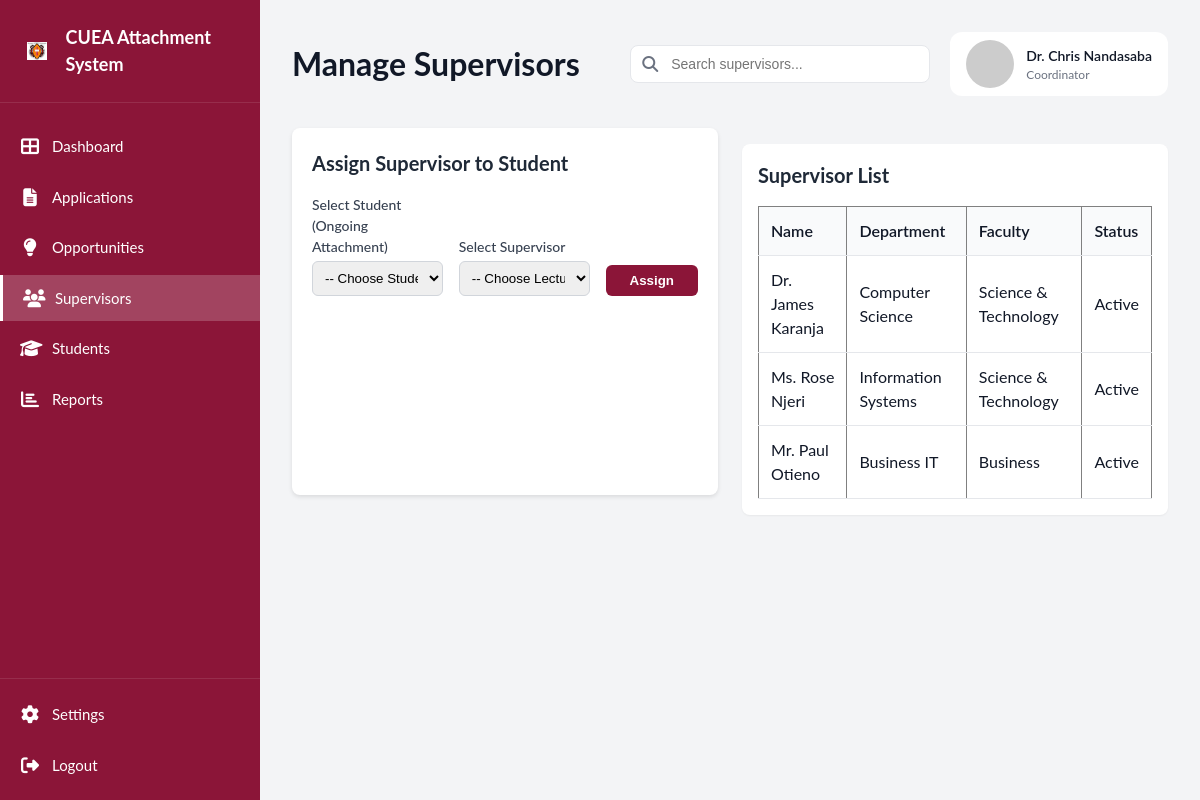
Screenshot of /Supervisor/admin-supervisors.php (signed in) with the database file from the repository.
### tables this page shows
CREATE TABLE `lecturer` (
  `LecturerID` int(11) NOT NULL,
  `UserID` int(11) DEFAULT NULL,
  `StaffNumber` varchar(30) DEFAULT NULL,
  `Name` varchar(100) DEFAULT NULL,
  `Department` varchar(100) DEFAULT NULL,
  `Faculty` varchar(100) DEFAULT NULL,
  `Role` varchar(100) DEFAULT NULL
);

CREATE TABLE `users` (
  `UserID` int(11) NOT NULL,
  `Username` varchar(50) NOT NULL,
  `Password` varchar(255) NOT NULL,
  `Role` varchar(30) NOT NULL,
  `Status` varchar(20) DEFAULT 'Active'
);

### Supervisor/admin-supervisors.php (the view, shortened to what this page needs)
<?php
$conn = getDBConnection();
$sql = "SELECT l.Name, l.Department, l.Faculty, u.Status
        FROM lecturer l
        JOIN users u ON l.UserID = u.UserID
        WHERE l.Role = 'Supervisor'";
$result = $conn->query($sql);
?>
<!DOCTYPE html>
<html lang="en">
<head>
    <link rel="stylesheet" href="../assets/css/theme.css">
    <link rel="stylesheet" href="../assets/css/global.css">
    <link rel="stylesheet" href="../Dashboards/Admin/admin-dashboard.css">
    <link rel="stylesheet" href="https://cdnjs.cloudflare.com/ajax/libs/font-awesome/6.4.0/css/all.min.css">
</head>
<body>
    <div class="sidebar">
        <div class="sidebar-header">
            <div class="logo">
                <img src="../assets/cuea-logo.png" height="20px" width="20px" alt="cuea logo">
            </div>
            <h1>CUEA Attachment System</h1>
        </div>
        <nav class="sidebar-nav">
            <a href="../Dashboards/Admin/admin-dashboard.php" class="nav-item">
                <i class="fas fa-th-large"></i>
                <span>Dashboard</span>
            </a>
            <a href="../Applications/admin-applications.php" class="nav-item">
                <i class="fas fa-file-alt"></i>
                <span>Applications</span>
            </a>
            <a href="../Opportunities/admin-opportunities-management.php" class="nav-item">
                <i class="fas fa-lightbulb"></i>
                <span>Opportunities</span>
            </a>
            <a href="admin-supervisors.php" class="nav-item active">
                <i class="fas fa-users"></i>
                <span>Supervisors</span>
            </a>
            <a href="../Students/admin-students.php" class="nav-item">
                <i class="fas fa-graduation-cap"></i>
                <span>Students</span>
            </a>
            <a href="../Reports/admin-reports.php" class="nav-item">
                <i class="fas fa-chart-bar"></i>
                <span>Reports</span>
            </a>
        </nav>
        <div class="sidebar-footer">
             <a href="../Settings/admin-settings.php" class="nav-item">
                <i class="fas fa-cog"></i>
                <span>Settings</span>
            </a>
            <a href="../Login Pages/logout.php" class="nav-item">
                <i class="fas fa-sign-out-alt"></i>
                <span>Logout</span>
            </a>
        </div>
    </div>
    <div class="main-content">
        <header class="main-header">
            <h1 class="page-title">Manage Supervisors</h1>
            <div class="header-actions">
                <div class="search-box">
                    <i class="fas fa-search"></i>
                    <input type="text" placeholder="Search supervisors..." id="searchInput">
                </div>
                <div class="user-profile">
                    <img src="https://ui-avatars.com/api/?name=<?php echo urlencode($_SESSION['name'] ?? 'Admin'); ?>&background=8B1538&color=fff&size=128" alt="Profile" class="profile-img">
                    <div class="profile-info">
                        <div class="profile-name"><?php echo htmlspecialchars($_SESSION['name'] ?? 'Admin'); ?></div>
                        <div class="profile-role">Coordinator</div>
                    </div>
                </div>
            </div>
        </header>
        <div class="content-grid">
            <div class="bg-white p-6 rounded-lg shadow-sm border border-gray-100 mb-8" style="background: white; padding: 20px; border-radius: 8px; box-shadow: 0 2px 4px rgba(0,0,0,0.1); margin-bottom: 20px;">
                <h2 style="font-size: 1.25rem; font-weight: 700; color: #1f2937; margin-bottom: 1rem;">Assign Supervisor to Student</h2>
                <form action="process-assign-supervisor.php" method="POST" style="display: grid; grid-template-columns: 1fr 1fr auto; gap: 1rem; align-items: end;">
                    <div>
                        <label style="display: block; font-size: 0.875rem; font-weight: 500; color: #374151; margin-bottom: 0.25rem;">Select Student (Ongoing Attachment)</label>
                        <select name="attachment_id" required style="width: 100%; padding: 0.5rem; border: 1px solid #d1d5db; border-radius: 0.375rem;">
                            <option value="">-- Choose Student --</option>
                        </select>
                    </div>
                    <div>
                        <label style="display: block; font-size: 0.875rem; font-weight: 500; color: #374151; margin-bottom: 0.25rem;">Select Supervisor</label>
                        <select name="lecturer_id" required style="width: 100%; padding: 0.5rem; border: 1px solid #d1d5db; border-radius: 0.375rem;">
                            <option value="">-- Choose Lecturer --</option>
                        </select>
                    </div>
                    <button type="submit" style="background-color: #8B1538; color: white; padding: 0.5rem 1.5rem; border: none; border-radius: 0.375rem; font-weight: 600; cursor: pointer;">
                        Assign
                    </button>
                </form>
            </div>
            <div class="table-container">
            <h2 style="font-size: 1.25rem; font-weight: 700; color: #1f2937; margin-bottom: 1rem;">Supervisor List</h2>
            <table border="1" cellpadding="10" cellspacing="0" style="width:100%; border-collapse: collapse;">
                <thead>
                    <tr>
                        <th>Name</th>
                        <th>Department</th>
                        <th>Faculty</th>
                        <th>Status</th>
                    </tr>
                </thead>
                <tbody>
                    <?php
                    $result->data_seek(0);
                    if ($result->num_rows > 0): ?>
                        <?php while($row = $result->fetch_assoc()): ?>
                            <tr>
                                <td><?php echo htmlspecialchars($row['Name']); ?></td>
                                <td><?php echo htmlspecialchars($row['Department']); ?></td>
                                <td><?php echo htmlspecialchars($row['Faculty']); ?></td>
                                <td><?php echo htmlspecialchars($row['Status']); ?></td>
                            </tr>
                        <?php endwhile; ?>
                    <?php else: ?>
                        <tr><td colspan="4">No supervisors found.</td></tr>
                    <?php endif; ?>
                </tbody>
            </table>
            </div>
        </div>
    </div>
</body>
</html>

### assets/css/theme.css (style rules this page uses)
:root { --primary-color: #8B1538; --primary-dark: #6d1215; --primary-light: #a91e45; --secondary-color: #111827; --secondary-light: #374151; --accent-color: #f59e0b; --success-color: #10b981; --warning-color: #f59e0b; --danger-color: #ef4444; --info-color: #3b82f6; --bg-body: #f3f4f6; --bg-white: #ffffff; --bg-light: #f9fafb; --bg-card: #ffffff; --text-primary: #111827; --text-secondary: #6b7280; --text-light: #9ca3af; --text-white: #ffffff; --border-color: #e5e7eb; --border-light: #f3f4f6; --shadow-sm: 0 1px 2px 0 rgba(0, 0, 0, 0.05); --shadow-md: 0 4px 6px -1px rgba(0, 0, 0, 0.1), 0 2px 4px -1px rgba(0, 0, 0, 0.06); --shadow-lg: 0 10px 15px -3px rgba(0, 0, 0, 0.1), 0 4px 6px -2px rgba(0, 0, 0, 0.05); --font-family-base: "Lato", -apple-system, BlinkMacSystemFont, "Segoe UI", Roboto, "Helvetica Neue", Arial, sans-serif; --font-size-xs: 0.75rem; --font-size-sm: 0.875rem; --font-size-base: 1rem; --font-size-lg: 1.125rem; --font-size-xl: 1.25rem; --font-size-2xl: 1.5rem; --font-size-3xl: 1.875rem; --spacing-xs: 0.25rem; --spacing-sm: 0.5rem; --spacing-md: 1rem; --spacing-lg: 1.5rem; --spacing-xl: 2rem; --radius-sm: 0.25rem; --radius-md: 0.375rem; --radius-lg: 0.5rem; --radius-xl: 0.75rem; --radius-full: 9999px; }

### assets/css/global.css (style rules this page uses)
* { margin: 0; padding: 0; box-sizing: border-box; }
body { font-family: var(--font-family-base); background-color: var(--bg-body); color: var(--text-primary); line-height: 1.5; -webkit-font-smoothing: antialiased; }
a { color: var(--primary-color); text-decoration: none; transition: color 0.2s ease; }
img { max-width: 100%; height: auto; display: block; }

### Dashboards/Admin/admin-dashboard.css (style rules this page uses)
.sidebar { width: 260px; background-color: var(--primary-color); color: var(--text-white); display: flex; flex-direction: column; position: fixed; height: 100vh; left: 0; top: 0; z-index: 1000; }
.sidebar-header { padding: 24px 20px; display: flex; align-items: center; gap: 12px; border-bottom: 1px solid rgba(255, 255, 255, 0.1); }
.logo { width: 40px; height: 40px; display: flex; align-items: center; justify-content: center; font-size: 24px; color: var(--text-white); }
.sidebar-header h1 { font-size: 18px; font-weight: 700; color: var(--text-white); }
.sidebar-nav { flex: 1; padding: 20px 0; display: flex; flex-direction: column; gap: 4px; }
.nav-item { display: flex; align-items: center; gap: 12px; padding: 12px 20px; color: var(--text-white); text-decoration: none; transition: background-color 0.2s ease; font-size: 15px; }
.nav-item i { width: 20px; text-align: center; font-size: 18px; }
.nav-item.active { background-color: rgba(255, 255, 255, 0.2); border-left: 3px solid var(--text-white); }
.sidebar-footer { border-top: 1px solid rgba(255, 255, 255, 0.1); padding: 12px 0; display: flex; flex-direction: column; gap: 4px; }
.main-content { margin-left: 260px; flex: 1; padding: 32px; min-height: 100vh; }
.main-header { display: flex; justify-content: space-between; align-items: center; margin-bottom: 32px; flex-wrap: wrap; gap: 20px; }
.page-title { font-size: 32px; font-weight: 700; color: var(--text-primary); }
.header-actions { display: flex; align-items: center; gap: 20px; }
.search-box { position: relative; display: flex; align-items: center; }
.search-box i { position: absolute; left: 12px; color: var(--text-secondary); font-size: 16px; }
.search-box input { padding: 10px 16px 10px 40px; border: 1px solid var(--border-color); border-radius: 8px; font-size: 14px; width: 300px; background-color: var(--bg-white); transition: border-color 0.2s ease; }
.user-profile { display: flex; align-items: center; gap: 12px; padding: 8px 16px; background-color: var(--bg-white); border-radius: 12px; cursor: pointer; transition: box-shadow 0.2s ease; }
.profile-img { width: 48px; height: 48px; border-radius: 50%; object-fit: cover; }
.profile-info { display: flex; flex-direction: column; }
.profile-name { font-weight: 600; font-size: 14px; color: var(--text-primary); }
.profile-role { font-size: 12px; color: var(--text-secondary); }
.content-grid { display: grid; grid-template-columns: 1fr 1fr; gap: 24px; }
.table-container { background: var(--bg-white); padding: var(--spacing-md); border-radius: var(--radius-lg); box-shadow: var(--shadow-sm); margin-top: var(--spacing-md); overflow-x: auto; }
table { width: 100%; border-collapse: collapse; }
th, td { padding: 12px; text-align: left; border-bottom: 1px solid var(--border-color); }
th { background-color: var(--bg-light); font-weight: 600; color: var(--text-primary); }

### rows the page displays
lecturer: Name "Dr. James Karanja", Department "Computer Science", Faculty "Science & Technology", UserID.Status "Active"
lecturer: Name "Ms. Rose Njeri", Department "Information Systems", Faculty "Science & Technology", UserID.Status "Active"
lecturer: Name "Mr. Paul Otieno", Department "Business IT", Faculty "Business", UserID.Status "Active"

### other values shown
$_SESSION['name'] "Dr. Chris Nandasaba"
